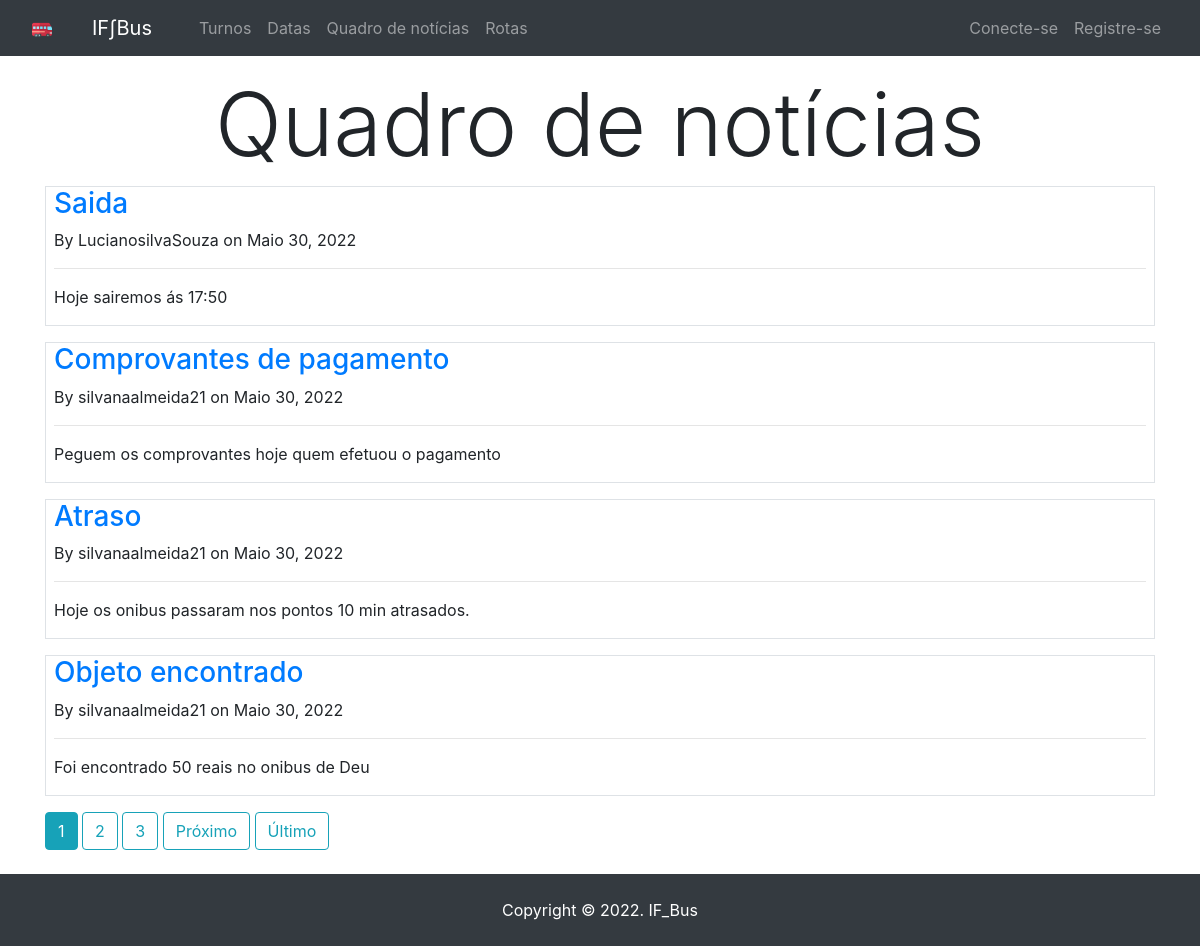
/blog/, run on an earlier commit of the app's database.
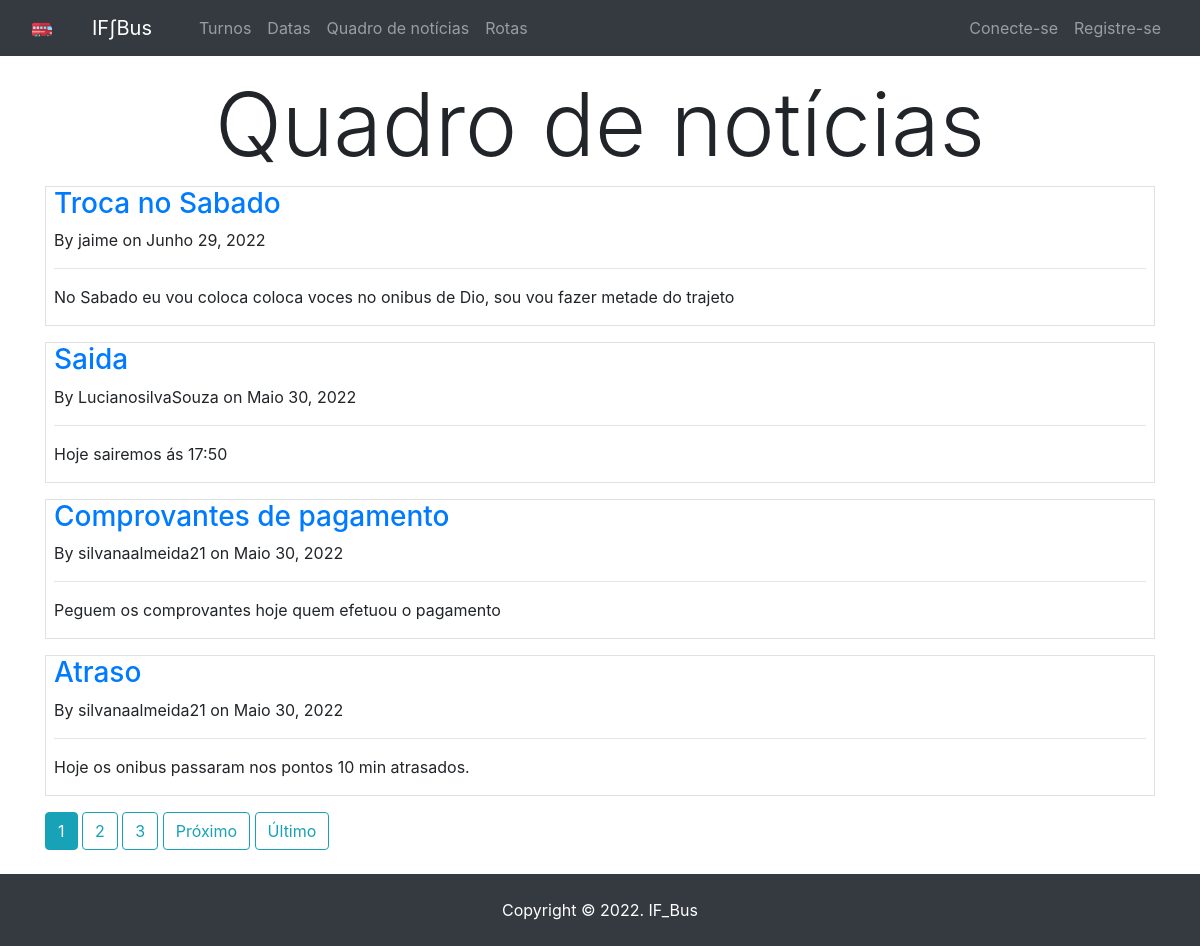
And on a later commit of the database.
### blog/models.py (models this page shows, shortened)
class Post(models.Model):
  title = models.CharField(max_length=100)
  content = models.TextField()
  date_posted = models.DateTimeField(default=timezone.now) #to porcausa do futuro
  author = models.ForeignKey(User, on_delete= models.CASCADE)

### blog/views.py (the view)
# urls.py: path('', PostListView.as_view(), name="blog-home"),
class PostListView(ListView):
    model = Post
    template_name = 'blog/blog_home.html'
    context_object_name = 'posts'
    extra_context = {'title': 'Board', }
    ordering = ['-date_posted']
    paginate_by = 4

### blog/templates/blog/blog_home.html (shortened to what this page needs)
{% extends 'hoursCalc/base.html' %}
{% block content %}
<h1 class="display-2">
  <center>Quadro de notícias</center>
</h1>
{% for post in posts %}
<div class=" border mb-3">
  <h3 class="ml-2"><a href="{% url 'post_detail' post.id %}">{{ post.title }}</a></h3>
  <p class="ml-2">By {{ post.author }} on {{ post.date_posted|date:"F d, Y" }}</p>
  <hr class="ml-2 mr-2">
  <p class="ml-2">{{ post.content }}</p>
</div>
{% endfor %}
{% if is_paginated %}
{% for num in page_obj.paginator.page_range %}
{% if page_obj.number == num %}
<a class="btn btn-info mb-4" href="?page= {{ num }}">{{ num }}</a>
{% elif num > page_obj.number|add:'-3' and num < page_obj.number|add:'3' %} <a class="btn btn-outline-info mb-4"
  href="?page= {{ num }}">{{ num }}</a>
  {% endif %}
  {% endfor %}
  {% if page_obj.has_next %}
  <a class="btn btn-outline-info mb-4" href="?page={{ page_obj.next_page_number }}">Próximo</a>
  <a class="btn btn-outline-info mb-4" href="?page={{ page_obj.paginator.num_pages }}">Último</a>
  {% endif %}
  {% endif %}
  {% endblock content %}

### hoursCalc/templates/hoursCalc/base.html (shortened to what this page needs)
{% load static %}
<!DOCTYPE html>
<html lang="en">
<head>
    <link rel="stylesheet" href="https://stackpath.bootstrapcdn.com/bootstrap/4.4.1/css/bootstrap.min.css"
>
    <link rel="stylesheet" href="/static/hoursCalc/cssindex/style.css">
</head>
<body>
    <nav class="navbar navbar-expand-sm bg-dark navbar-dark fixed-top"><a class="nav-link navbar-brand" href="/"><img
                src="\static\hoursCalc\imagesindex\bus.png" style="height:1em;"><span class="ml-2"><a
                    class="navbar-brand mr-4" href="{% url 'initial_page' %}">IF∫Bus</a>
                <div class="container">
                    <div class="collapse navbar-collapse" id="navbarToggle">
                        <div class="navbar-nav mr-auto">
                            <a class="nav-item nav-link" href="{% url 'index' %}">Turnos</a>
                            <a class="nav-item nav-link" href="{% url 'select' %}"> Datas</a>
                            <a class="nav-item nav-link" href="{% url 'blog-home' %}"> Quadro de notícias</a>
                            <a class="nav-item nav-link" href="{% url 'todo_list' %}"> Rotas</a>
                        </div>
                        <div class="navbar-nav">
                            {% if user.is_authenticated %}
                            <a class="nav-item nav-link" href="{% url 'post_create' %}">Nova postagem</a>
                            <a class="nav-item nav-link" href="{% url 'profile' %}">Perfil</a>
                            <a class="nav-item nav-link" href="{% url 'logout' %}">Sair</a>
                            {% else %}
                            <a class="nav-item nav-link" href="{% url 'login' %}">Conecte-se</a>
                            <a class="nav-item nav-link" href="{% url 'register' %}">Registre-se</a>
                            {% endif %}
                        </div>
                    </div>
                </div>
    </nav>
    <div class="container">
        <br>
        <br>
        <br>
        {% block content %}
        {% endblock content %}
    </div>
    <footer class="container-fluid bg-dark text-white py-4">
        <div class="row">
            <div class="col text-center"><span>Copyright © 2022. IF_Bus</span></div>
        </div>
    </footer>
</body>
</html>

### hoursCalc/templates/hoursCalc/base.html (style rules this page uses)
footer { bottom: 60px; right: 32px; bottom: 0; left: 0; }

What changed in the data, as far as the page shows it:
no longer on this page (row unchanged): Post: title "Objeto encontrado", author "silvanaalmeida21", date_posted "Maio 30, 2022", content "Foi encontrado 50 reais no onibus de Deu"
added Post: title "Troca no Sabado", author "jaime", date_posted "Junho 29, 2022", content "No Sabado eu vou coloca coloca voces no onibus de Dio, sou vou fazer metade do trajeto"
